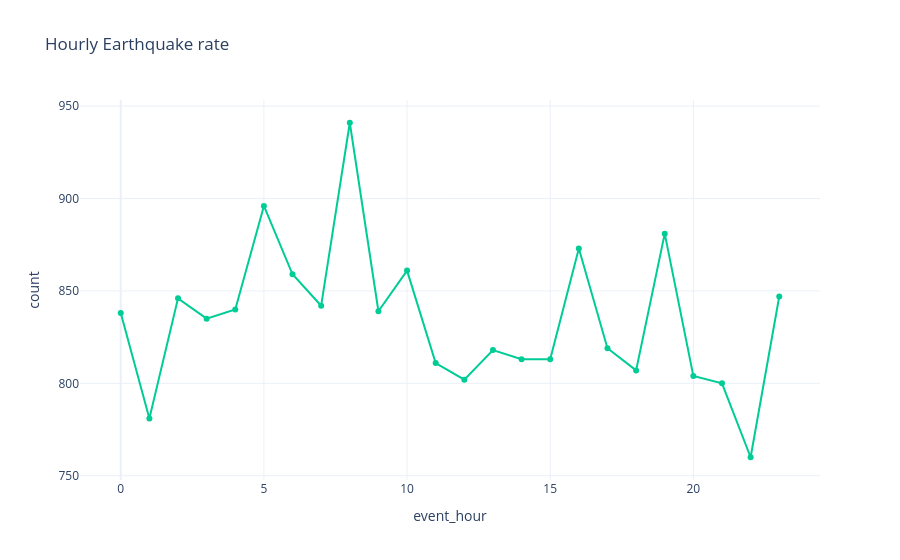

The code cell stored with this chart in its notebook:
### Code cell
fig_line=px.line(
    hour_event,
    x='event_hour',
    y='count',
    title='Hourly Earthquake rate',
    template="plotly_white",
    markers=True,
    color_discrete_sequence=['#00cc96']
)
fig_line.show()

### Figure 1 — Plotly figure (JSON) as saved in the notebook; plotly's stock layout.template omitted (floating-point values rounded to 4 significant figures)
{"data": [{"hovertemplate": "event_hour=%{x}<br>count=%{y}<extra></extra>", "legendgroup": "", "line": {"color": "#00cc96", "dash": "solid"}, "marker": {"symbol": "circle"}, "mode": "lines+markers", "name": "", "orientation": "v", "showlegend": false, "type": "scatter", "x": [0, 1, 2, 3, 4, 5, 6, 7, 8, 9, 10, 11, 12, 13, 14, 15, 16, 17, 18, 19, 20, 21, 22, 23], "xaxis": "x", "y": [838, 781, 846, 835, 840, 896, 859, 842, 941, 839, 861, 811, 802, 818, 813, 813, 873, 819, 807, 881, 804, 800, 760, 847], "yaxis": "y"}], "layout": {"legend": {"tracegroupgap": 0}, "title": {"text": "Hourly Earthquake rate"}, "xaxis": {"anchor": "y", "domain": [0, 1], "title": {"text": "event_hour"}}, "yaxis": {"anchor": "x", "domain": [0, 1], "title": {"text": "count"}}}}
